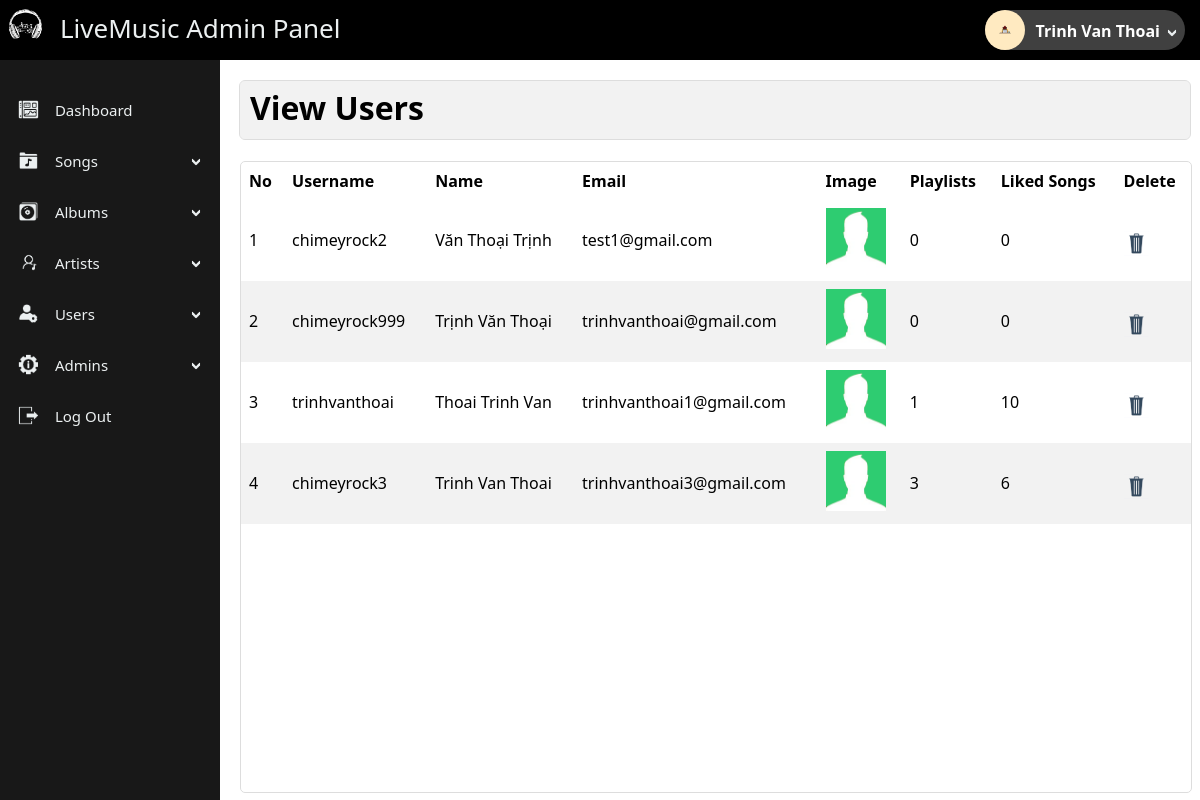
Screenshot of /admin/index.php?view_users (signed in) with the database file from the repository.
### tables this page shows
CREATE TABLE `users` (
  `id` int(11) NOT NULL,
  `username` varchar(125) NOT NULL,
  `firstname` varchar(125) NOT NULL,
  `lastname` varchar(125) NOT NULL,
  `email` varchar(250) NOT NULL,
  `password` varchar(125) NOT NULL,
  `date` datetime NOT NULL,
  `profilePic` text NOT NULL
);

### admin/view_users.php (the view, shortened to what this page needs)
<?php
if(!isset($_SESSION['admin_email'])){
    echo "<script>window.open('login.php','_self')</script>";
}
else {
?>
    <div class="panel-title">
        <h1 >View Users</h1>
    </div>
    <div class="panel-body">
        <table class="user-table" >
            <thead>
                <tr>
                    <th>No</th>
                    <th>Username </th>
                    <th>Name</th>
                    <th>Email</th>
                    <th>Image</th>
                    <th>Playlists</th>
                    <th>Liked Songs</th>
                    <th>Delete</th>
                </tr>
            </thead>
            <tbody>
                <?php
                $i=0;
                $get_users = "select * from users";
                $run_users = mysqli_query($con,$get_users);
                while($row_user=mysqli_fetch_array($run_users)){
                    $user_id = $row_user['id'];
                    $username = $row_user['username'];
                    $user_name = $row_user['firstname']. " ".  $row_user['lastname'];
                    $user_email = $row_user['email'];
                    $user_image = $row_user['profilePic'];
                    $get_num_playlists = "select * from playlists where owner='$username'";
                    $run_num_playlists= mysqli_query($con,$get_num_playlists);
                    $num_playlists = mysqli_num_rows($run_num_playlists);
                    $get_num_liked = "select * from likedsongs where owner='$username'";
                    $run_num_liked= mysqli_query($con,$get_num_liked);
                    $num_liked = mysqli_num_rows($run_num_liked);
                    $i++;
                ?>
                <tr>
                    <td><?php echo $i; ?></td>
                    <td><?php echo $username; ?></td>
                    <td><?php echo $user_name; ?></td>
                    <td><?php echo $user_email; ?></td>
                    <td><img src="../<?php echo $user_image; ?>" width="60" height="60" ></td>
                    <td><?php echo $num_playlists; ?></td>
                    <td><?php echo $num_liked; ?></td>
                    <td>
                        <a onclick="deleteUser('<?php echo $user_id; ?>')" >
                            <img class="icon" src="assets\icons\delete.png">
                        </a>
                    </td>
                </tr>
                <?php } ?>
            </tbody>
        </table>
    </div>
<?php } ?>

### admin/includes/sidebar.php (shortened to what this page needs)
<?php
    if(!isset($_SESSION['admin_email'])){
        echo "<script>window.open('login.php','_self')</script>";
    }
    else {
        $admin_image_query= "select admin_image from admins where admin_id='$admin_id'";
        $run_admin_image_query = mysqli_query($con,$admin_image_query);
        $row_admin_image= mysqli_fetch_array($run_admin_image_query);
        $admin_image = $row_admin_image['admin_image'];
?>
        <div class="navbar-header">
            <a href="index.php?dashboard" class="navbar-brand">
                <img src="assets\logo\logo.png" class="logo">
                <h3> LiveMusic Admin Panel </h3>
            </a>
            <div id="userProfile">
                <img src="<?php echo $admin_image;?>" alt='Avatar' class='avatar'>
                <b class="userName">
                    <?php echo $admin_name; ?>
                </b>
                <img src="assets\icons\dropdown.png" class="dropdown-icon">
        </div>
        <div class="sidenav">
            <ul id="navBarContainer">
                <li>
                    <a type="button" href="index.php?dashboard" class="collapsible">
                        <img src="assets\icons\dashboard.png" class="icon"> Dashboard
                    </a>
                </li>
                <li>
                    <a type="button" class="collapsible">
                        <img src="assets\icons\songs.png" class="icon"> Songs
                        <img src="assets\icons\dropdown.png" class="dropdown-icon">
                    </a>
                </li>
                <li>
                    <a type="button" class="collapsible">
                        <img src="assets\icons\albums.png" class="icon"> Albums
                        <img src="assets\icons\dropdown.png" class="dropdown-icon">
                    </a>
                </li>
                <li>
                    <a type="button" class="collapsible" >
                        <img src="assets\icons\artists.png" class="icon"> Artists
                        <img src="assets\icons\dropdown.png" class="dropdown-icon">
                    </a>
                </li>
                <li>
                    <a type="button" class="collapsible" >
                        <img class="icon" src="assets\icons\users.png"> Users
                        <img src="assets\icons\dropdown.png" class="dropdown-icon">
                    </a>
            </li>
        <li>
            <a type="button" class="collapsible">
                <img src="assets\icons\admins.png" class="icon"> Admins
                <img src="assets\icons\dropdown.png" class="dropdown-icon">
            </a>
        </li>
        <li>
            <a href="logout.php" type="button" class="collapsible">
                <img src="assets\icons\logout.png" class="icon"> Log Out
            </a>
        </li>
    </ul>
    </div>
<?php } ?>

### admin/assets/css/style.css (style rules this page uses)
body { width: 100%; height: 100%; font-family: "Noto Sans", "Roboto", sans-serif; }
table { overflow-x: auto; border-collapse: collapse; border-spacing: 0; width: 100%; }
th, td { text-align: left; padding: 8px; }
.navbar-header { position: fixed; display: block; background-color: #000000; width: 100%; top: 0px; left: 0px; height: 60px; }
.navbar-header .logo { float: left; width: 40px; margin: 5px; }
.navbar-header .navbar-brand { text-decoration: none; color: #ECF0F1; }
.navbar-header .navbar-brand h3 { float: left; font-size: 26px; margin: 10px; font-weight: normal; }
#userProfile { display: inline-block; position: absolute; min-width: 200px; top: 10px; height: 40px; right: 15px; border-radius: 20px; background-color: #404040; color: rgb(255, 255, 255); }
#userProfile .avatar { position: relative; height: 40px; border-radius: 50%; }
#userProfile .userName { height: 30px; display: inline; position: absolute; padding-left: 10px; padding-top: 10px; right: 25px; }
#userProfile .dropdown-icon { top: 18px; }
.sidenav { position: fixed; height: calc(100% - 70px); width: 220px; z-index: 1; top: 60px; left: 0px; background-color: #181818; overflow-x: hidden; padding-top: 10px; }
#navBarContainer { padding-inline-start: 10px; height: 90%; overflow-y: auto; }
.sidenav a { width: 88%; position: relative; padding: 5px 8px 6px 6px; text-decoration: none; display: block; }
.sidenav ul { list-style-type: none; }
.collapsible { background-color: #181818; color: #ECF0F1; cursor: pointer; height: 40px; border: none; text-align: left; outline: none; font-size: 15px; }
.icon { position: relative; top: 6px; width: 25px; padding-right: 10px; }
.dropdown-icon { position: absolute; width: 10px; right: 8px; top: 20px; }
.panel-title { width: 100%; background-color:#f2f2f2; border-radius: 5px; outline: 1px solid #ddd; }
.panel-title h1 { padding: 5px 10px 10px 10px; }
.panel-body { height: calc(100% - 100px); width: 100%; overflow: auto; border: 1px solid #ddd; border-radius: 5px; }
tr:nth-child(even) { background-color: #f2f2f2 }

### rows the page displays
users: username "chimeyrock2", user_name "Văn Thoại Trịnh", email "test1@gmail.com", profilePic (picture), num_playlists "0", num_liked "0"
users: username "chimeyrock999", user_name "Trịnh Văn Thoại", email "trinhvanthoai@gmail.com", profilePic (picture), num_playlists "0", num_liked "0"
users: username "trinhvanthoai", user_name "Thoai Trinh Van", email "trinhvanthoai1@gmail.com", profilePic (picture), num_playlists "1", num_liked "10"
users: username "chimeyrock3", user_name "Trinh Van Thoai", email "trinhvanthoai3@gmail.com", profilePic (picture), num_playlists "3", num_liked "6"

### other values shown
$admin_name "Trinh Van Thoai"
